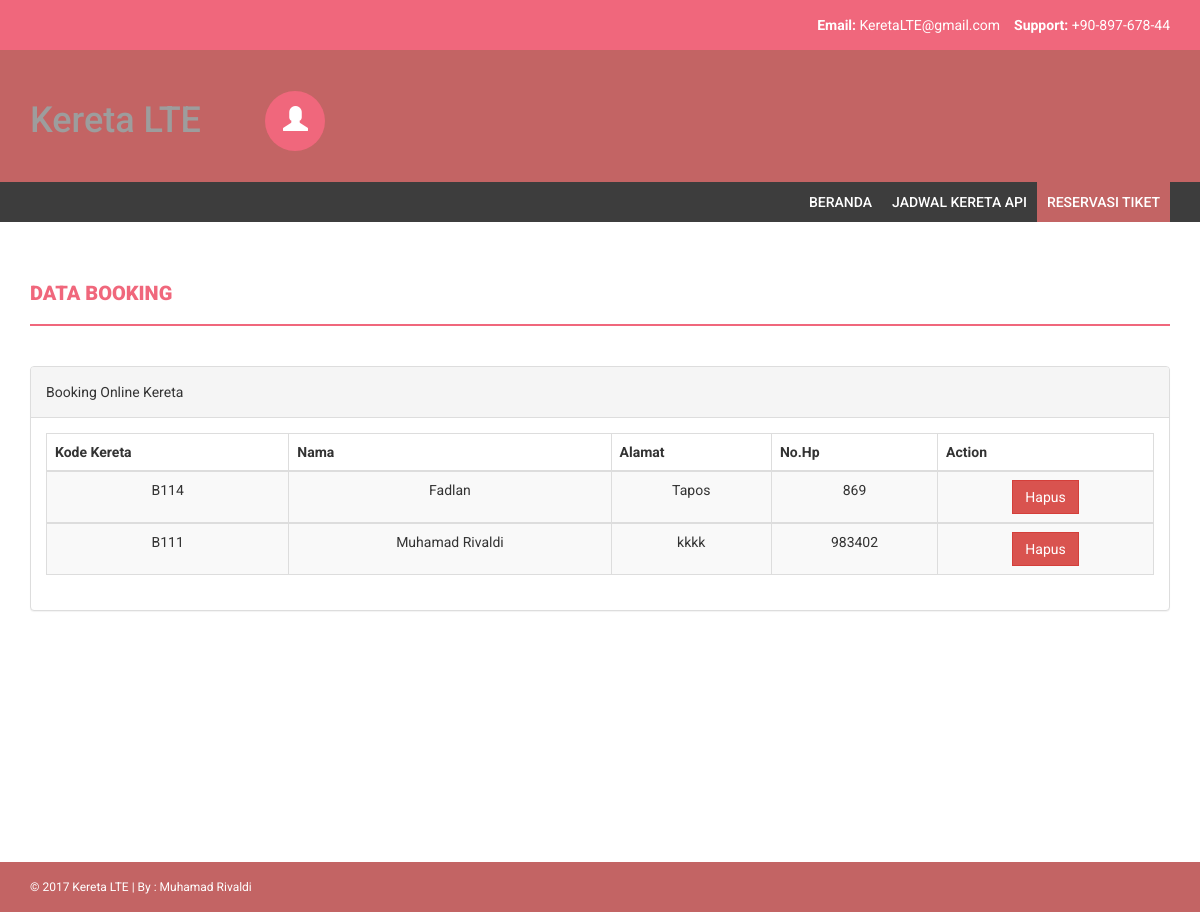
/admin/tiket.php, run on the app's committed database.
### tables this page shows
CREATE TABLE `tbl_pesan` (
  `kode_kereta` varchar(50) NOT NULL,
  `nama` varchar(50) NOT NULL,
  `alamat` varchar(50) NOT NULL,
  `nomor_hp` int(20) NOT NULL
);

### admin/tiket.php (the view, shortened to what this page needs)
<?php
    include 'config/koneksi.php';
?>
<!DOCTYPE html>
<html xmlns="http://www.w3.org/1999/xhtml">
<head>
    <link rel="stylesheet" href="assets/library/bootstrap/css/bootstrap.min.css">
    <link href="assets/css/bootstrap.css" rel="stylesheet" />
    <link href="assets/css/font-awesome.css" rel="stylesheet" />
    <link href="assets/css/style.css" rel="stylesheet" />
</head>
<body>
    <header>
        <div class="container">
            <div class="row">
                <div class="col-md-12">
                    <strong>Email: </strong>KeretaLTE@gmail.com
                    &nbsp;&nbsp;
                    <strong>Support: </strong>+90-897-678-44
                </div>
            </div>
        </div>
    </header>
    <div class="navbar navbar-inverse set-radius-zero">
        <div class="container">
            <div class="navbar-header">
                <a class="navbar-brand" href="index.php">
                    <h1>Kereta LTE</h1>
                </a>
            </div>
            <div class="left-div">
                <div class="user-settings-wrapper">
                    <ul class="nav">
                        <li class="dropdown">
                            <a class="dropdown-toggle" data-toggle="dropdown" href="#" aria-expanded="false">
                                <span class="glyphicon glyphicon-user" style="font-size: 25px;"></span>
                            </a>
                        </li>
                    </ul>
                </div>
            </div>
        </div>
    </div>
    <section class="menu-section">
        <div class="container">
            <div class="row">
                <div class="col-md-12">
                    <div class="navbar-collapse collapse ">
                        <ul id="menu-top" class="nav navbar-nav navbar-right">
                            <li><a href="index.php">Beranda</a></li>
                            <li><a href="jadwal.php">Jadwal Kereta Api</a></li>
                            <li><a class="menu-top-active" href="tiket.php">Reservasi Tiket</a></li>
                        </ul>
                    </div>
                </div>
            </div>
        </div>
    </section>
    <div class="content-wrapper">
        <div class="container">
            <div class="row">
                    <div class="col-md-12">
                        <h1 class="page-head-line">Data Booking</h1>
                    </div>
                </div>
                <div class="row">
                <div class="col-md-12">
                    <div class="panel panel-default">
                        <div class="panel-heading">
                            Booking Online Kereta
                        </div>
                        <div class="panel-body">
                            <div class="table-responsive ">
                                <table class="table table-striped table-bordered text-center">
                                    <thead class="text-center">
                                        <tr>
                                            <th>Kode Kereta</th>
                                            <th>Nama</th>
                                            <th>Alamat</th>
                                            <th>No.Hp</th>
                                            <th>Action</th>
                                        </tr>
                                    </thead>
                                    <?php
                                    $sql = "SELECT * FROM tbl_pesan";
                                    $query = mysqli_query($con, $sql);
                                    while ($data = mysqli_fetch_array($query)) {
                                    ?>
                                    <tbody>
                                        <tr>
                                            <td><?php echo @$data['kode_kereta']; ?></td>
                                            <td><?php echo @$data['nama']; ?></td>
                                            <td><?php echo @$data['alamat']; ?></td>
                                            <td><?php echo @$data['nomor_hp']; ?></td>
                                            <td>
                                                <a onclick="return confirm('Yakinkah ??')" href="?menu=tiket&hapus&kode_kereta=<?php echo $data['kode_kereta']; ?>"><button class="btn btn-danger">Hapus</button></a>
                                            </td>
                                        </tr>
                                    </tbody>
                                    <?php } ?>
                                </table>
                            </div>
                        </div>
                    </div>
                </div>
                </div>
            </div>
        </div>
    <footer>
        <div class="container">
            <div class="row">
                <div class="col-md-12">
                    &copy; 2017 Kereta LTE | By : Muhamad Rivaldi
                </div>
            </div>
        </div>
    </footer>
</body>
</html>

### admin/assets/css/style.css (style rules this page uses)
body { font-family: 'Roboto', sans-serif; line-height: 30px; }
.set-radius-zero { border-radius: 0px; -moz-border-radius: 0px; -webkit-border-radius: 0px; }
.content-wrapper { margin-top: 40px; min-height: 600px; padding-bottom: 60px; }
.page-head-line { font-weight: 900; padding-bottom: 20px; border-bottom: 2px solid #F0677C; text-transform: uppercase; color: #F0677C; font-size: 20px; margin-bottom: 40px; }
.btn { border-radius: 0px; -webkit-border-radius: 0px; -moz-border-radius: 0px; }
header { background-color: #F0677C; color: #fff; padding: 10px; text-align: right; }
.left-div { padding-left: 30px; margin-top: 40px; margin-bottom: 30px; }
.navbar-brand { width: 250px; padding-top: 30px; }
.user-settings-wrapper .nav > li > a { position: relative; display: block; padding: 15px 18px; border-radius: 50%; -webkit-border-radius: 50%; -moz-border-radius: 50%; height: 60px; width: 60px; background-color: #F0677C; color: #fff; }
.user-settings-wrapper { margin-top: 10px; }
.user-settings-wrapper li { display: inline-block; }
.menu-section { background-color: #3D3D3D; }
#menu-top a { color: #FFF; text-decoration: none; font-weight: 500; padding: 10px 10px 10px 10px; text-transform: uppercase; }
.menu-top-active { background-color: #C36464; }
.navbar-inverse { background-color: #C36464; border-color: transparent; }
.navbar { margin-bottom: 0px; }
footer { padding: 10px; color: #fff; font-size: 12px; background-color: #C36464; }

### data on the page
tbl_pesan: kode_kereta "B114", nama "Fadlan", alamat "Tapos", nomor_hp "869"
tbl_pesan: kode_kereta "B111", nama "Muhamad Rivaldi", alamat "kkkk", nomor_hp "983402"
